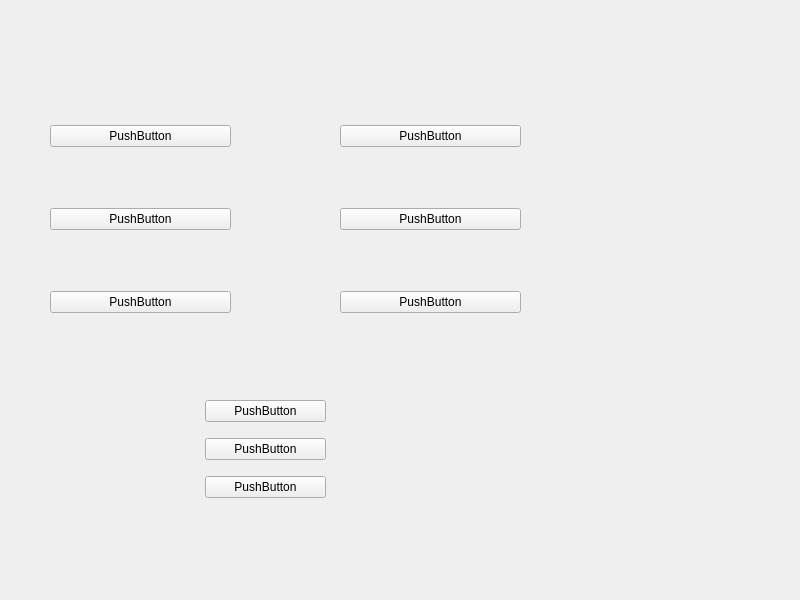
<?xml version="1.0" encoding="UTF-8"?>
<ui version="4.0">
 <class>Widget</class>
 <widget class="QWidget" name="Widget">
  <property name="geometry">
   <rect>
    <x>0</x>
    <y>0</y>
    <width>800</width>
    <height>600</height>
   </rect>
  </property>
  <property name="windowTitle">
   <string>Widget</string>
  </property>
  <widget class="QWidget" name="verticalLayoutWidget">
   <property name="geometry">
    <rect>
     <x>50</x>
     <y>70</y>
     <width>181</width>
     <height>301</height>
    </rect>
   </property>
   <layout class="QVBoxLayout" name="verticalLayout">
    <item>
     <widget class="QPushButton" name="pushButton_2">
      <property name="text">
       <string>PushButton</string>
      </property>
     </widget>
    </item>
    <item>
     <widget class="QPushButton" name="pushButton_3">
      <property name="text">
       <string>PushButton</string>
      </property>
     </widget>
    </item>
    <item>
     <widget class="QPushButton" name="pushButton">
      <property name="text">
       <string>PushButton</string>
      </property>
     </widget>
    </item>
   </layout>
  </widget>
  <widget class="QWidget" name="verticalLayoutWidget_2">
   <property name="geometry">
    <rect>
     <x>340</x>
     <y>70</y>
     <width>181</width>
     <height>301</height>
    </rect>
   </property>
   <layout class="QVBoxLayout" name="verticalLayout_2">
    <item>
     <widget class="QPushButton" name="pushButton_5">
      <property name="text">
       <string>PushButton</string>
      </property>
     </widget>
    </item>
    <item>
     <widget class="QPushButton" name="pushButton_6">
      <property name="text">
       <string>PushButton</string>
      </property>
     </widget>
    </item>
    <item>
     <widget class="QPushButton" name="pushButton_4">
      <property name="text">
       <string>PushButton</string>
      </property>
     </widget>
    </item>
   </layout>
  </widget>
  <widget class="QWidget" name="">
   <property name="geometry">
    <rect>
     <x>200</x>
     <y>390</y>
     <width>131</width>
     <height>121</height>
    </rect>
   </property>
   <layout class="QVBoxLayout" name="verticalLayout_3">
    <property name="leftMargin">
     <number>5</number>
    </property>
    <property name="rightMargin">
     <number>5</number>
    </property>
    <item>
     <widget class="QPushButton" name="pushButton_7">
      <property name="text">
       <string>PushButton</string>
      </property>
     </widget>
    </item>
    <item>
     <widget class="QPushButton" name="pushButton_8">
      <property name="text">
       <string>PushButton</string>
      </property>
     </widget>
    </item>
    <item>
     <widget class="QPushButton" name="pushButton_9">
      <property name="text">
       <string>PushButton</string>
      </property>
     </widget>
    </item>
   </layout>
  </widget>
 </widget>
 <resources/>
 <connections/>
</ui>
